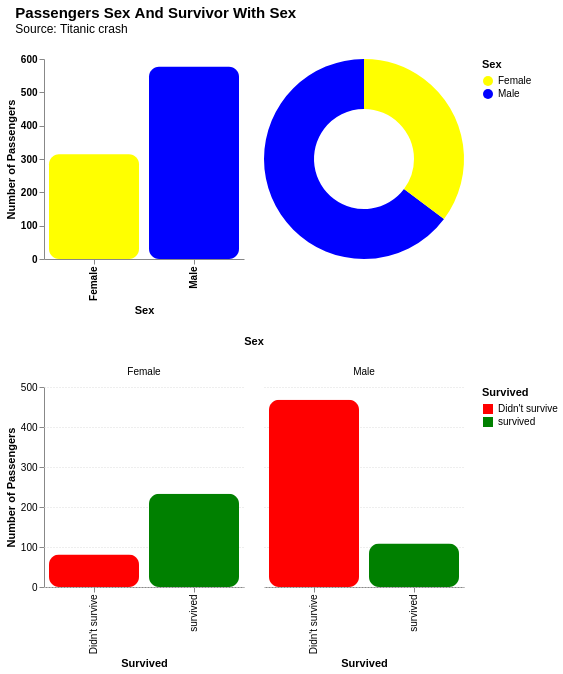

Notebook source saved alongside this figure:
### Code cell
graph.categorical_grouped_chart(
    SEX,
    TARGET_NAME,
    colors=SEX_COLORS,
    target_colors=SURVIVED_COLORS,
    title=title,
    subtitle=SUBTITLE,
)

### Figure 1 — Vega-Lite specification as saved in the notebook (floating-point values rounded to 4 significant figures; data arrays with more than 128 entries replaced by an {"elided": "..."} marker saying what was removed)
{"config": {"view": {"continuousWidth": 300, "continuousHeight": 300, "stroke": null}}, "vconcat": [{"hconcat": [{"layer": [{"mark": {"type": "bar", "cornerRadius": 10}, "encoding": {"color": {"field": "Sex", "legend": {"orient": "right"}, "scale": {"range": ["blue", "yellow"], "reverse": true}, "type": "nominal"}, "tooltip": [{"field": "Sex", "title": "Sex", "type": "nominal"}, {"aggregate": "count", "title": "Number of Passengers", "type": "quantitative"}], "x": {"axis": {"grid": false, "labelFontWeight": "bold"}, "field": "Sex", "title": "Sex", "type": "nominal"}, "y": {"aggregate": "count", "axis": {"grid": false, "labelFontWeight": "bold"}, "title": "Number of Passengers", "type": "quantitative"}}, "title": {"text": "", "fontSize": 18, "subtitle": "", "subtitleFontSize": 12}}, {"mark": {"type": "text", "align": "center", "baseline": "bottom", "color": "white", "dy": -5, "fontSize": 12, "fontWeight": "bold"}, "encoding": {"text": {"aggregate": "count", "type": "quantitative"}, "x": {"field": "Sex", "type": "nominal"}, "y": {"aggregate": "count", "type": "quantitative"}}}], "data": {"name": "data-7e2e2df871dcfa73e855ccb0d8ecd2dd"}, "height": 200, "width": 200}, {"data": {"name": "data-45540f4e481176301785f2e5204f62ab"}, "mark": {"type": "arc", "innerRadius": 50}, "encoding": {"color": {"field": "Sex", "type": "nominal"}, "theta": {"field": "count", "type": "quantitative"}, "tooltip": [{"field": "Sex", "type": "nominal"}, {"field": "count", "format": ".2f", "title": "Percentage (%)", "type": "quantitative"}]}, "height": 200, "width": 200}]}, {"data": {"name": "data-9baf30827859ec2b3396c3d7745edfc0"}, "mark": {"type": "bar", "cornerRadius": 10}, "encoding": {"color": {"field": "Survived", "legend": {"orient": "right"}, "scale": {"range": ["green", "red"], "reverse": true}, "type": "nominal"}, "column": {"field": "Sex", "type": "nominal"}, "tooltip": [{"field": "Survived", "title": "Survived", "type": "nominal"}, {"field": "count", "title": "Number of Passengers", "type": "quantitative"}, {"field": "percent", "format": ".2f", "title": "Percentage (%)", "type": "quantitative"}], "x": {"field": "Survived", "title": "Survived", "type": "nominal"}, "y": {"axis": {"grid": true, "gridDash": [1, 2]}, "field": "count", "title": "Number of Passengers", "type": "quantitative"}}, "height": 200, "title": {"text": "", "fontSize": 18, "subtitle": "", "subtitleFontSize": 12}, "width": 200}], "resolve": {"scale": {"color": "independent"}}, "title": {"text": "Passengers Sex And Survivor With Sex", "dx": 10, "dy": -10, "fontSize": 15, "subtitle": "Source: Titanic crash"}, "$schema": "https://vega.github.io/schema/vega-lite/v5.20.1.json", "datasets": {"data-7e2e2df871dcfa73e855ccb0d8ecd2dd": {"elided": "891 records"}, "data-45540f4e481176301785f2e5204f62ab": [{"Sex": "Male", "count": 64.76}, {"Sex": "Female", "count": 35.24}], "data-9baf30827859ec2b3396c3d7745edfc0": [{"Sex": "Female", "Survived": "survived", "count": 233, "percent": 26.15}, {"Sex": "Female", "Survived": "Didn't survive", "count": 81, "percent": 9.09}, {"Sex": "Male", "Survived": "Didn't survive", "count": 468, "percent": 52.53}, {"Sex": "Male", "Survived": "survived", "count": 109, "percent": 12.23}]}}
